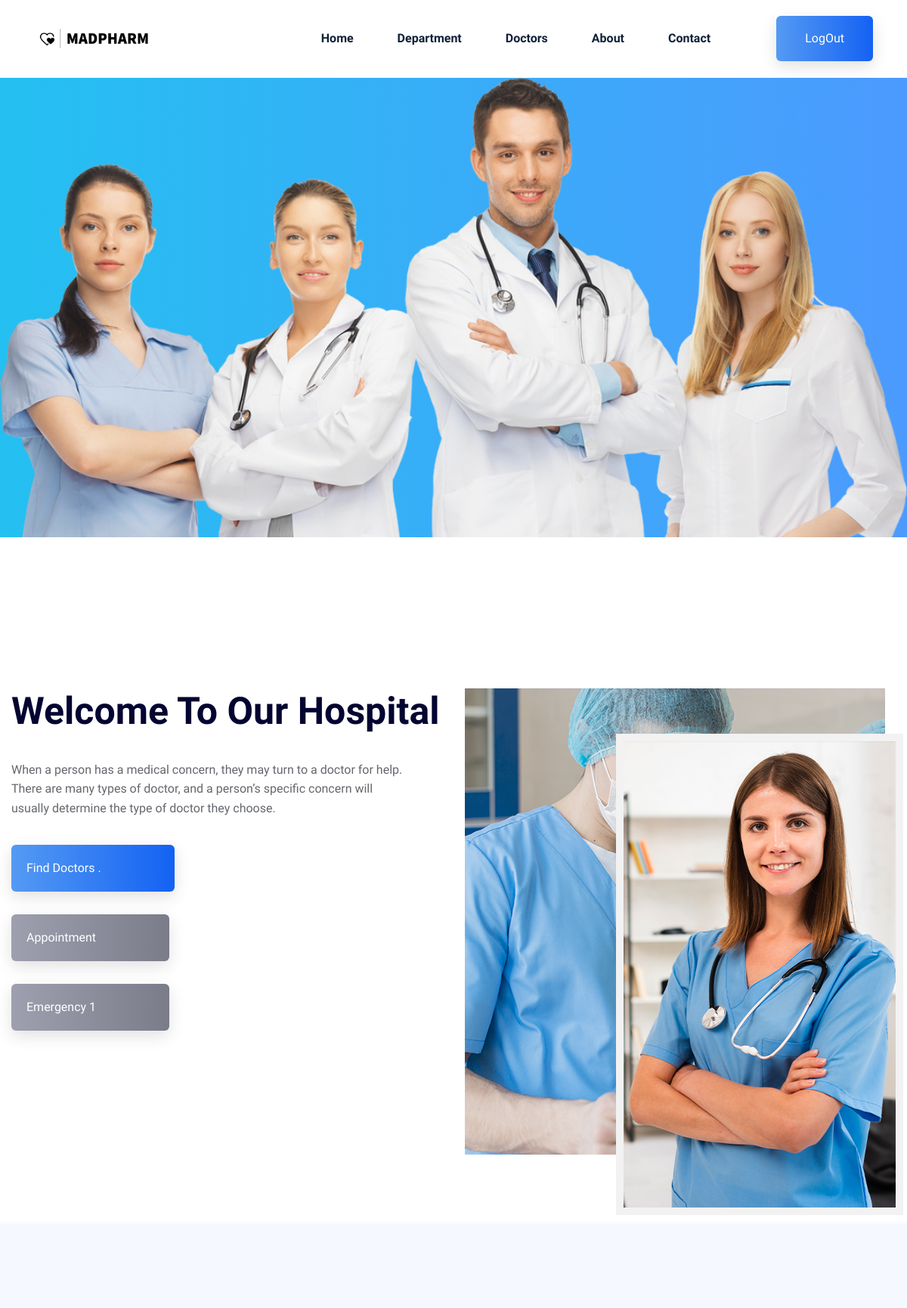
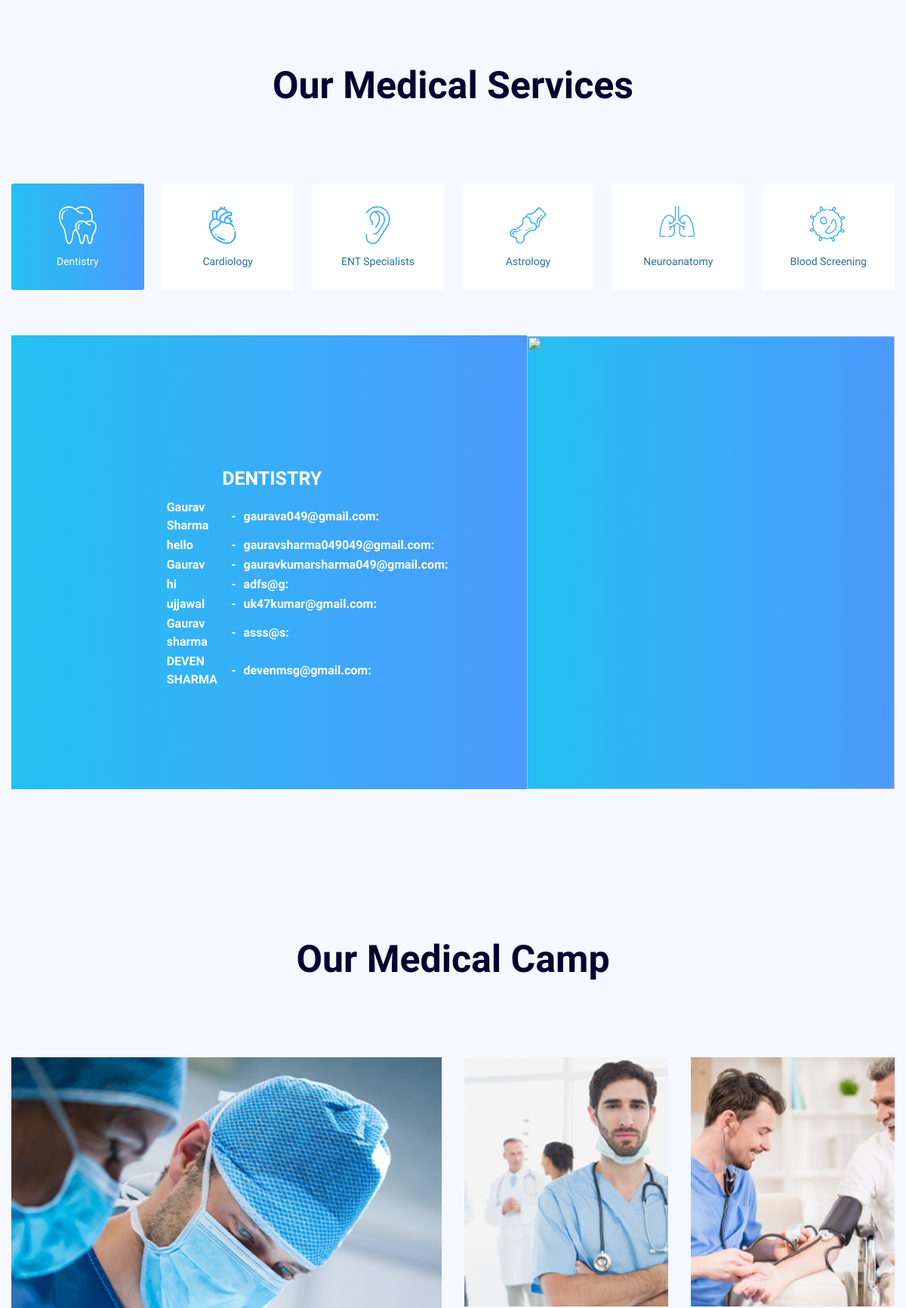
The app's page /Article_main (upper part) with its own data (2 pictures, top to bottom).
### TinyCoder/models.py (models this page shows, shortened)
class SIGNUP(models.Model):
    name = models.CharField(max_length=122)
    email = models.EmailField(max_length=122)
    password = models.CharField(max_length=25)
    confirmedpassword = models.CharField(max_length=25)
    otp = models.IntegerField(blank=True, null=True)

### TinyCoder/views.py (the view)
# urls.py: path("Article_main", views.Article_main, name='Article_main'),
def Article_main(request):
    allData=SIGNUP.objects.all()
    context={'datas':allData}
    return render(request, 'Article_main.html',context)

### templates/Article_main.html (shortened to what this page needs)
<!doctype html>
<html class="no-js" lang="zxx">
<head>
    <link rel="stylesheet" href="static/assets/css/ankush.min.css">
    <link rel="stylesheet" href="static/assets/css/fontawesome-all.min.css">
    <link rel="stylesheet" href="static/assets/css/style.css">
    <link rel="stylesheet" href="static/assets/css/slicknav.css">
</head>
<body>
    <header>
        <div class="header-area" height="100px">
            <div class="main-header header-sticky">
                <div class="container-fluid">
                    <div class="row align-items-center">
                        <div class="col-xl-2 col-lg-2 col-md-1">
                            <div class="logo">
                                <a href="/Article_main"><img src="static/assets/img/logo/Hi.png" alt="" width="100%"
                                        height="auto"></a>
                            </div>
                        </div>
                        <div class="col-xl-10 col-lg-10 col-md-10">
                            <div class="menu-main d-flex align-items-center justify-content-end">
                                <div class="main-menu f-right d-none d-lg-block">
                                    <nav>
                                        <ul id="navigation">
                                            <li><a href="/Article_main">Home</a></li>
                                            <li><a href="#deparment_">Department</a></li>
                                            <li><a href="#doctor_">Doctors</a></li>
                                            <li><a href="#about_us">About</a></li>
                                            <li><a href="#contact_">Contact</a></li>
                                        </ul>
                                    </nav>
                                </div>
                                <div class="header-right-btn f-right d-none d-lg-block ml-30">
                                    <a href="/Article_Login" class="btn header-btn">LogOut</a>
                                </div>
                            </div>
                        </div>
                        <div class="col-12">
                        </div>
                    </div>
                </div>
            </div>
        </div>
    </header>
    <main>
        <div class="background"
            style="background-image: -webkit-linear-gradient(0deg, #24c0f1 0%, #4c9afe 100%); height: 10%;">
            <img src="static/assets/img/Images/about-img.png" height="100%" width="100%">
        </div>
        <div class="about-area section-padding2" id="hospital_">
            <div class="container">
                <div class="row">
                    <div class="col-lg-6 col-md-10">
                        <div class="about-caption mb-50">
                            <div class="section-tittle section-tittle2 mb-35">
                                <h2>Welcome To Our Hospital</h2>
                            </div>
                            <p>When a person has a medical concern, they may turn to a doctor for help. There are many
                                types of doctor, and a person’s specific concern will usually determine the type of
                                doctor they choose.</p>
                            <div class="about-btn1 mb-30">
                                <a href="#doctor_" class="btn about-btn">Find Doctors .</a>
                            </div>
                            <div class="about-btn1 mb-30">
                                <a href="/appointment" class="btn about-btn2">Appointment </a>
                            </div>
                            <div class="about-btn1 mb-30">
                                <a href="#" class="btn about-btn2">Emergency 1 </a>
                            </div>
                        </div>
                    </div>
                    <div class="col-lg-6 col-md-12">
                        <div class="about-img ">
                            <div class="about-font-img d-none d-lg-block">
                            </div>
                            <div class="about-back-img ">
                                <img src="static/assets/img/gallery/about1.png" alt="">
                            </div>
                        </div>
                    </div>
                </div>
            </div>
        </div>
        <div class="department_area section-padding2" id="deparment_">
            <div class="container">
                <div class="row">
                    <div class="col-lg-12">
                        <div class="section-tittle text-center mb-100">
                            <h2>Our Medical Services</h2>
                        </div>
                    </div>
                </div>
                <div class="row">
                    <div class="col-lg-12">
                        <div class="depart_ment_tab mb-30">
                            <ul class="nav" id="myTab" role="tablist">
                                <li class="nav-item">
                                    <a class="nav-link active" id="home-tab" data-toggle="tab" href="#home" role="tab"
                                        aria-controls="home" aria-selected="true">
                                        <i class="flaticon-teeth"></i>
                                        <h4>Dentistry</h4>
                                    </a>
                                </li>
                                <li class="nav-item">
                                    <a class="nav-link" id="profile-tab" data-toggle="tab" href="#profile" role="tab"
                                        aria-controls="profile" aria-selected="false">
                                        <i class="flaticon-cardiovascular"></i>
                                        <h4>Cardiology</h4>
                                    </a>
                                </li>
                                <li class="nav-item">
                                    <a class="nav-link" id="contact-tab" data-toggle="tab" href="#contact" role="tab"
                                        aria-controls="contact" aria-selected="false">
                                        <i class="flaticon-ear"></i>
                                        <h4>ENT Specialists</h4>
                                    </a>
                                </li>
                                <li class="nav-item">
                                    <a class="nav-link" id="Astrology-tab" data-toggle="tab" href="#Astrology"
                                        role="tab" aria-controls="contact" aria-selected="false">
                                        <i class="flaticon-bone"></i>
                                        <h4>Astrology</h4>
                                    </a>
                                </li>
                                <li class="nav-item">
                                    <a class="nav-link" id="Neuroanatomy-tab" data-toggle="tab" href="#Neuroanatomy"
                                        role="tab" aria-controls="contact" aria-selected="false">
                                        <i class="flaticon-lung"></i>
                                        <h4>Neuroanatomy</h4>
                                    </a>
                                </li>
                                <li class="nav-item">
                                    <a class="nav-link" id="Blood-tab" data-toggle="tab" href="#Blood" role="tab"
                                        aria-controls="contact" aria-selected="false">
                                        <i class="flaticon-cell"></i>
                                        <h4>Blood Screening</h4>
                                    </a>
                                </li>
                            </ul>
                        </div>
                    </div>
                </div>
                <div class="dept_main_info white-bg">
                    <div class="tab-content" id="myTabContent">
                        <div class="tab-pane fade show active" id="home" role="tabpanel" aria-labelledby="home-tab">
                            <div class="row align-items-center no-gutters">
                                <div class="col-lg-7"
                                    style="background-image: -webkit-linear-gradient(0deg, #24c0f1 0%, #4c9afe 100%);  height:100%">
                                    <div class="dept_info">
                                        <div style="height: 325px">
                                            <h3 style="text-align:center;"><strong>DENTISTRY</strong></h3>
                                            <table style="text-align:center; color:#fff; margin-left:20%; font-weight:bold;">
                                                <tbody  >
                                                    {% for data in datas %}
                                                        <tr>
                                                            <td style="padding-right:10px;text-align:left; ">{{data.name}}</td>
                                                            <td style="padding:0px;text-align:left; ">-</td>
                                                            <td style="padding-left:10px;text-align:left; ">{{data.email}}:</td>
                                                        </tr>
                                                    {% endfor %}                                                </tbody>
                                            </table>
                                        </div>
                                    </div>
                                </div>
                                <div class="col-lg-5"
                                    style="background-image: -webkit-linear-gradient(0deg, #24c0f1 0%, #4c9afe 100%);  height:100%">
                                    <div class="dept_thumb">
                                        <img src="static/assets/img/Images/doc-2.png" alt="" height="600px">
                                    </div>
                                </div>
                            </div>
                        </div>
                    </div>
                </div>
            </div>
        <div class="gallery-area section-padding30">
            <div class="container">
                <div class="row justify-content-center">
                    <div class="col-lg-6">
                        <div class="section-tittle text-center mb-100">
                            <h2>Our Medical Camp</h2>
                        </div>
                    </div>
                </div>
                <div class="row">
                    <div class="col-lg-6">
                        <div class="row">
                            <div class="col-lg-12">
                                <div class="single-gallery mb-30">
                                    <div class="gallery-img big-img"
                                        style="background-image: url(static/assets/img/gallery/gallery1.png);"></div>
                                </div>
                            </div>
                        </div>
                    </div>
                    <div class="col-lg-6">
                        <div class="row">
                            <div class="col-lg-6 col-md-6 col-sm-6">
                                <div class="single-gallery mb-30">
                                    <div class="gallery-img small-img"
                                        style="background-image: url(static/assets/img/gallery/gallery4.png);">
                                    </div>
                                </div>
                            </div>
                            <div class="col-lg-6 col-md-6 col-sm-6">
                                <div class="single-gallery mb-30">
                                    <div class="gallery-img small-img"
                                        style="background-image: url(static/assets/img/gallery/gallery5.png);"></div>
                                </div>
                            </div>
                        </div>
                    </div>
                </div>
            </div>
        </div>
    </main>
</body>
</html>

### templates/Article_main.html (style rules this page uses)
.background { height: 400px; width: 100%; }

### records on screen
SIGNUP: name "Gaurav Sharma", email "gaurava049@gmail.com"
SIGNUP: name "hello", email "gauravsharma049049@gmail.com"
SIGNUP: name "Gaurav", email "gauravkumarsharma049@gmail.com"
SIGNUP: name "hi", email "adfs@g"
SIGNUP: name "ujjawal", email "uk47kumar@gmail.com"
SIGNUP: name "Gaurav sharma", email "asss@s"
SIGNUP: name "DEVEN SHARMA", email "devenmsg@gmail.com"
